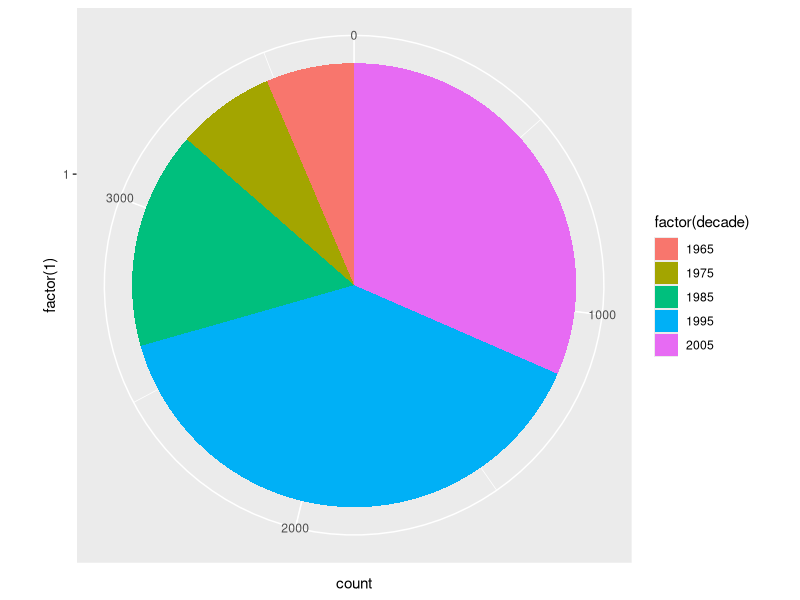
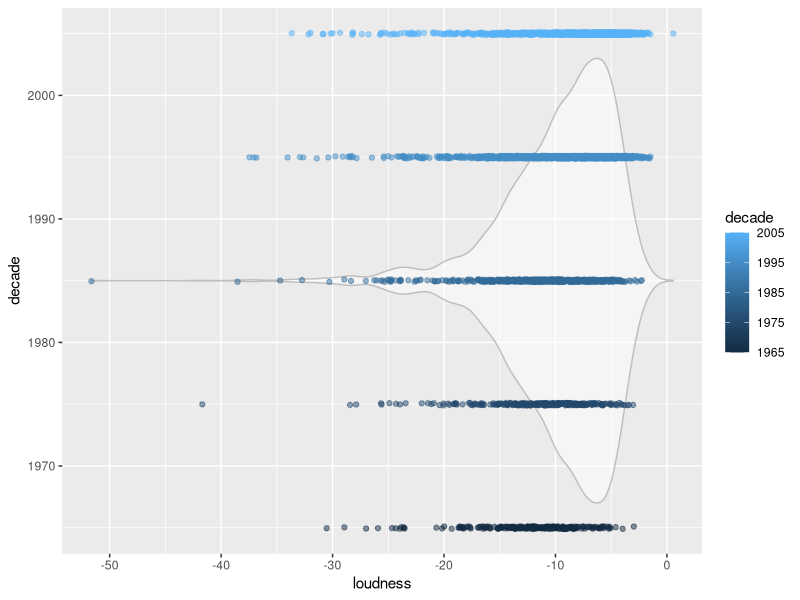
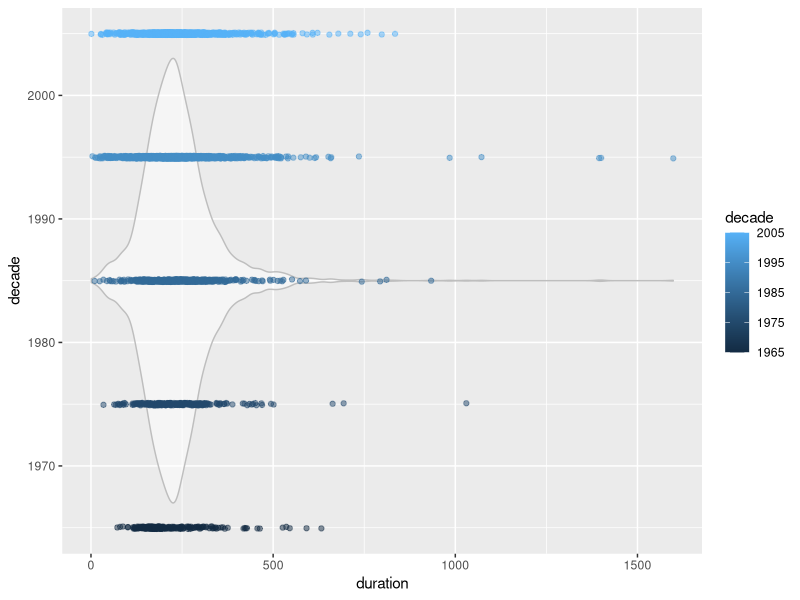

The R script that drew these images, in order: (Note: this script raises an error after producing the figures.)
library(ggplot2)
library(plyr)
library(rpart,quietly=TRUE)
#library(e1071,quietly=TRUE)
library(randomForest,quietly=TRUE)

env<-new.env()

env$data<-read.csv(file="msd_year.csv",header=TRUE)

#splitting of dataset
test<-0.15
valid<-0.15
train<-0.7
env$nrow<-nrow(env$data)
print(paste("Number of rows:",env$nrow,"\n"))

env$sample<-env$train<-sample(env$nrow,train*env$nrow)
env$validate<-sample(setdiff(seq_len(env$nrow),env$train),valid*env$nrow)
env$test<-setdiff(setdiff(seq_len(env$nrow),env$train),test*env$nrow)

#Choose variables

env$inp<-c("loudness","tempo","time_signature","key","mode","duration")
env$num<-c("loudness","tempo","time_signature","key","mode","duration")
env$target<-"decade"
env$ident<-"track_id"

#graphs and plots

print("Creating a year distribution pie")
jpeg('year_distribution.jpg')
g1<-ggplot(env$data, aes(x=factor(1),fill=factor(decade)))+geom_bar(width=1)
plot(g1+coord_polar(theta="y"))
dev.off()
print("Saved year distribution plot")

#Plot correlation bw loudness and year
print("Creating a correlation plot between loudness and year")
jpeg('loudness_year.jpg')
g<-ggplot(env$data, aes(x=decade,y=loudness))
plot(g+geom_violin(alpha=0.5,color="gray")+geom_jitter(alpha=0.5,aes(color=decade),position=position_jitter(width = 0.1))+coord_flip())

dev.off()
print("Saved loudness and year correlation")

#Plot correlation bw duration and year
print("Creating a correlation plot between duration and year")
jpeg('duration_year.jpg')
g<-ggplot(env$data, aes(x=decade,y=duration))

plot(g+geom_violin(alpha=0.5,color="gray")+geom_jitter(alpha=0.5, aes(color=decade),position = position_jitter(width = 0.1))+coord_flip())
dev.off()
print("Saved duration and year correlation")

                                                     #Analysis 

#Decision Tree model

print("Classifying a decision tree")
env$datafit<-rpart(decade~.,data=env$data[env$train,c(env$inp,env$target)],method="class")

# SVM

print("Classifying using SVM...")
env$svmfit<-svm(decade~.,data=env$data[env$train,c(env$inp,env$target)])
print("Finished classifying using SVM")

# Random Forest

print("Classifying using Random Forest...")
env$rffit<-randomForest::randomForest(decade~.,data=env$data[env$train,c(env$inp,env$target)],ntree=10,mtry=2,importance=TRUE,na.action=randomForest::na.roughfix,replace=FALSE)

print("Finished classifying using Random Forest")

#Plot of results

print("Obtain the response from the classifyers...")
env$datapr<-predict(env$datafit,newdata=na.omit(env$data[env$test,c(env$inp,env$target)]))
env$svmpr<-predict(env$svmfit,newdata=na.omit(env$data[env$test,c(env$inp,env$target)]))
env$rfpr<-predict(env$rffit,newdata=na.omit(env$data[env$test,c(env$inp, env$target)]))


#Plot prediction and observation line on test-set
obs<-subset(env$data[env$test,c(env$inp,env$target)],select=env$target)

with(env$data,plot(obs,env$datapr))
lines(mtcars$wt, fitted(m1), col="blue")

newdat = data.frame(wt=mtcars$wt, mpgpred=fitted(m1))
newdat = newdat[order(newdat$wt),]
lines(newdat, col="red", lwd=4)

